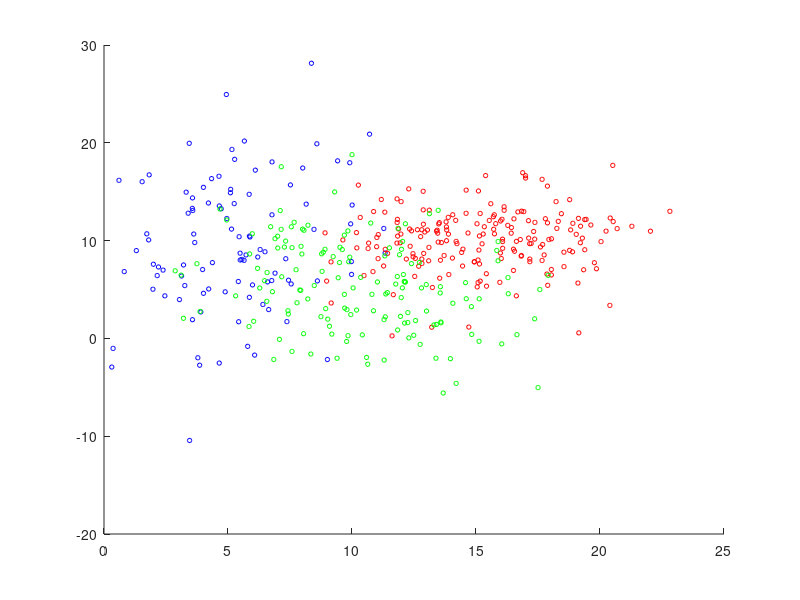

Write the MATLAB code that produced this figure. (Note: this script raises an error after producing the figure.)
clear all;
close all;

MU1 = [5 10];
SIGMA1 = [8 4; 4 40];
MU2 = [15 10];
SIGMA2 = [8 0; 0 8];
MU3 = [10 5];
SIGMA3 = [10 -5; -5 20];

R3 = chol(SIGMA1);
R4 = chol(SIGMA2);
R5 = chol(SIGMA3);

X1 = repmat(MU1,100,1) + randn(100,2)*R3;
X2 = repmat(MU2,200,1) + randn(200,2)*R4;
X3 = repmat(MU3,150,1) + randn(150,2)*R5;

SIGMA1 = cov(X1);
SIGMA2 = cov(X2);
SIGMA3 = cov(X3);

range1 = [-5:0.1:20]
range2 = [-5:0.1:20]

figure;
hold on;

scatter(X1(:,1), X1(:,2), 10, 'b');
scatter(X2(:,1), X2(:,2), 10, 'r');
scatter(X3(:,1), X3(:,2), 10, 'g');

[c_vectors, c_values] = eigs(SIGMA1);
[d_vectors, d_values] = eigs(SIGMA2);
[e_vectors, e_values] = eigs(SIGMA3);

c_theta = atan2(c_vectors(2,1), c_vectors(1,1));
plot_ellipse(MU1(1), MU1(2), c_theta, sqrt(c_values(1,1)), sqrt(c_values(2,2)));

d_theta = atan2(d_vectors(2,1), d_vectors(1,1));
plot_ellipse(MU2(1), MU2(2), d_theta, sqrt(d_values(1,1)),sqrt(d_values(2,2)));

e_theta = atan2(e_vectors(2,1), e_vectors(1,1));
plot_ellipse(MU3(1), MU3(2), e_theta, sqrt(e_values(1,1)),sqrt(e_values(2,2)));

med_1 = MED([MU1; MU2; MU3], range1, range2);
contour(range1, range2, med_1', 2, '--r');
hold on;

case2_classes = {X1, X2, X3};
confusion = zeros(size(case2_classes, 2));

for i=1:size(case2_classes, 2)
    current_class = cell2mat(case2_classes(i));
    for j=1:size(current_class, 1)

       predicted = MED([MU1; MU2; MU3], current_class(j,1), current_class(j,2));
   
       confusion(i,predicted) = confusion(i,predicted) + 1;
    end
end 

confusion

error = (sum(confusion(:)) - trace(confusion)) / sum(confusion(:))